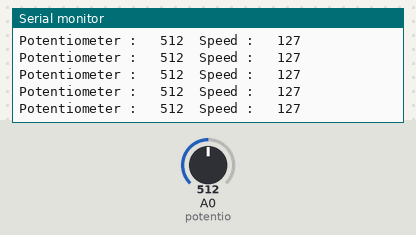
Bench run of a sketch on a simulated Arduino Uno, built with avr-gcc and run on an emulated ATmega328P. Shown: the last lines printed to the serial monitor. The test bench sets the inputs (shaded band); at power-on: A0 (potentio) = 512.

Above: at 1.2 s.
1.3 s: A0 (potentio) set to 408
At 1.8 s:
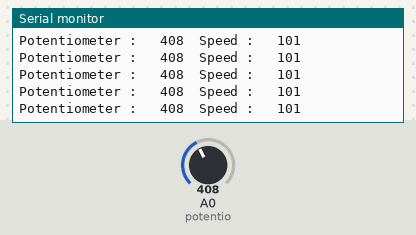
2.8 s: A0 (potentio) set to 385
At 3.7 s:
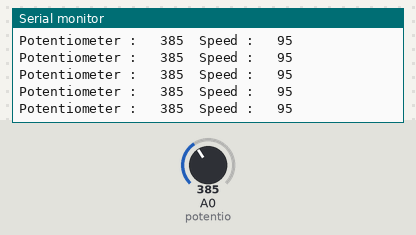
5.8 s: A0 (potentio) set to 1023
At 6.4 s:
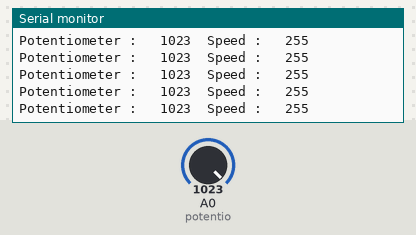
8.8 s: A0 (potentio) set to 991
At 9.3 s:
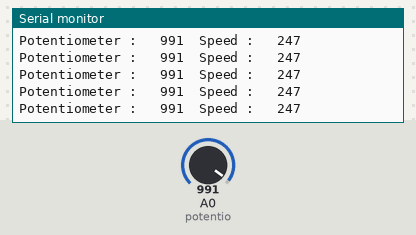
Timing chart, 0 to 11.8 s (numbered marks = the images above; inputs shaded):
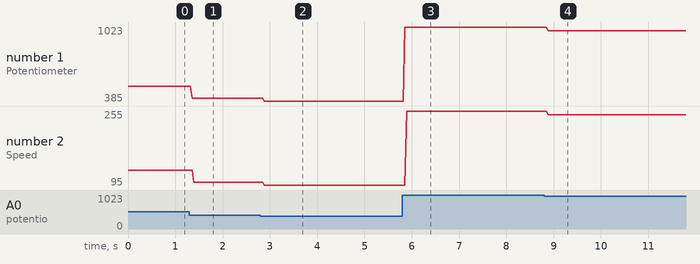

The sketch:

7_DC_Potentiometer.ino
```cpp
#define dc 9
#define potentio A0

void setup()
{
  pinMode(dc,OUTPUT);
  pinMode(potentio, INPUT);
  analogWrite(dc,0);

  Serial.begin(9600);
  Serial.println("Start");
}

int dc_speed = 0;

void loop()
{
  dc_speed = map(analogRead(potentio),0,1023,0,255);
  Serial.print("Potentiometer : \t");
  Serial.print(analogRead(potentio));
  Serial.print("\tSpeed : \t");
  Serial.println(dc_speed);
  analogWrite(dc,dc_speed);
}
```

Measured:
- after the input at 1.3 s, the serial monitor: prints a new line after 0.05 s (image 1)
- after the input at 2.8 s, the serial monitor: prints a new line after 0.08 s (image 2)
- after the input at 5.8 s, the serial monitor: prints a new line after 0.05 s (image 3)
- after the input at 8.8 s, the serial monitor: prints a new line after 0.08 s (image 4)
- plotted number 1: 512 → 408 after the input at 1.3 s, 408 → 385 after the input at 2.8 s, 385 → 1023 after the input at 5.8 s, 1023 → 991 after the input at 8.8 s
- plotted number 2: 127 → 101 after the input at 1.3 s, 101 → 95 after the input at 2.8 s, 95 → 255 after the input at 5.8 s, 255 → 247 after the input at 8.8 s
